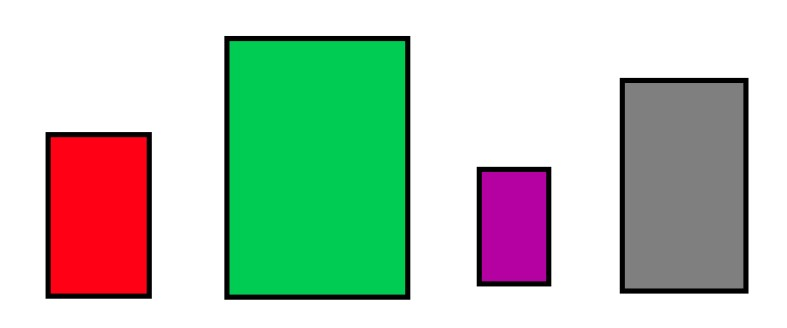
#> input picture synapse/img.jpg, 787 x 328 px
$ python task1.py
#> lines starting #> are read from the running program, lines starting #| are printed output that depends on the picture; after the words box and inside, x2 and y2 are one past the last pixel; in counts of white or black regions, pixels touching at a corner belong together
import cv2

image= cv2.imread('img.jpg')
#> image is the input picture: shape (328, 787, 3); mean B, G, R 184.8, 200.1, 184.7

gray= cv2.cvtColor(image,cv2.COLOR_BGR2GRAY)
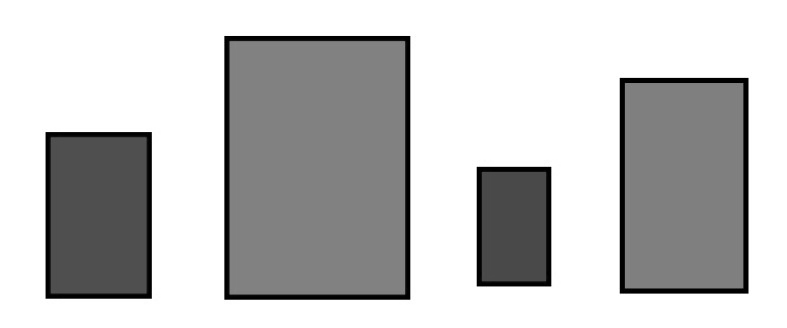
#> gray: shape (328, 787); min 0, max 255, mean 193.7

edges= cv2.Canny(gray, 50,200)
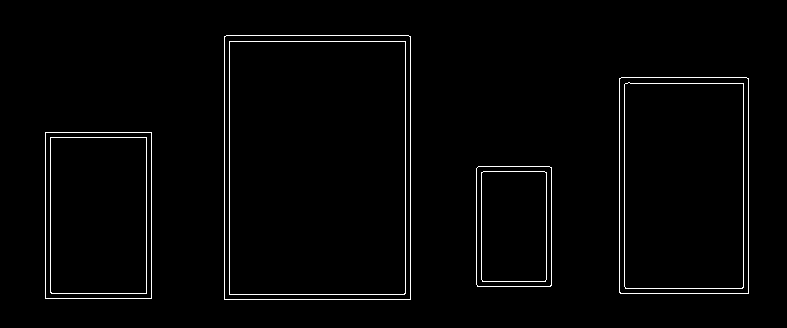
#> edges: shape (328, 787); 1.9% white in thin lines or dots, all inside (x1, y1, x2, y2) = (45, 35, 749, 300)

contours, hierarchy= cv2.findContours(edges.copy(), cv2.RETR_TREE, cv2.CHAIN_APPROX_NONE)
#> contours = 16 contours; largest, box (x1, y1, x2, y2) and area: (224, 35, 411, 300) 49101, (224, 35, 411, 300) 49099, (229, 41, 406, 295) 44528, (229, 41, 406, 295) 44524, (619, 77, 749, 294) 27860


cv2.destroyAllWindows()


def get_contour_areas(contours):

    all_areas= []

    for cnt in contours:
        area= cv2.contourArea(cnt)
        all_areas.append(area)

    return all_areas


sorted_contours= sorted(contours, key=cv2.contourArea, reverse= True)
#> sorted_contours has the same summary as contours


largest_item= sorted_contours[0]
#> largest_item = contour of 898 points, box (x1, y1, x2, y2) (224, 35, 411, 300), area 49101

cv2.drawContours(image, largest_item, -1, (255,0,0),10)
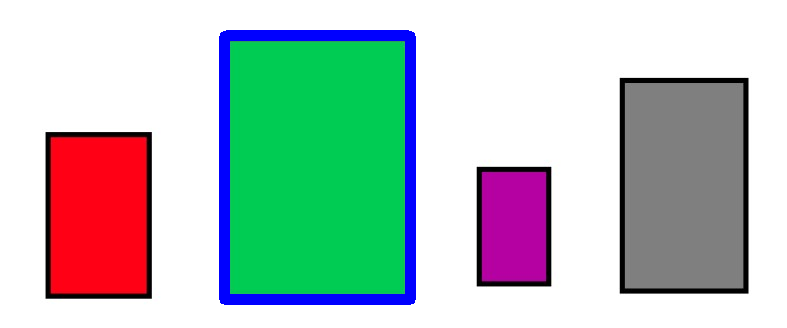
#> image: shape (328, 787, 3); 3.82% of pixels changed, all inside (x1, y1, x2, y2) = (219, 30, 416, 305)
cv2.imshow('Largest Object', image)
